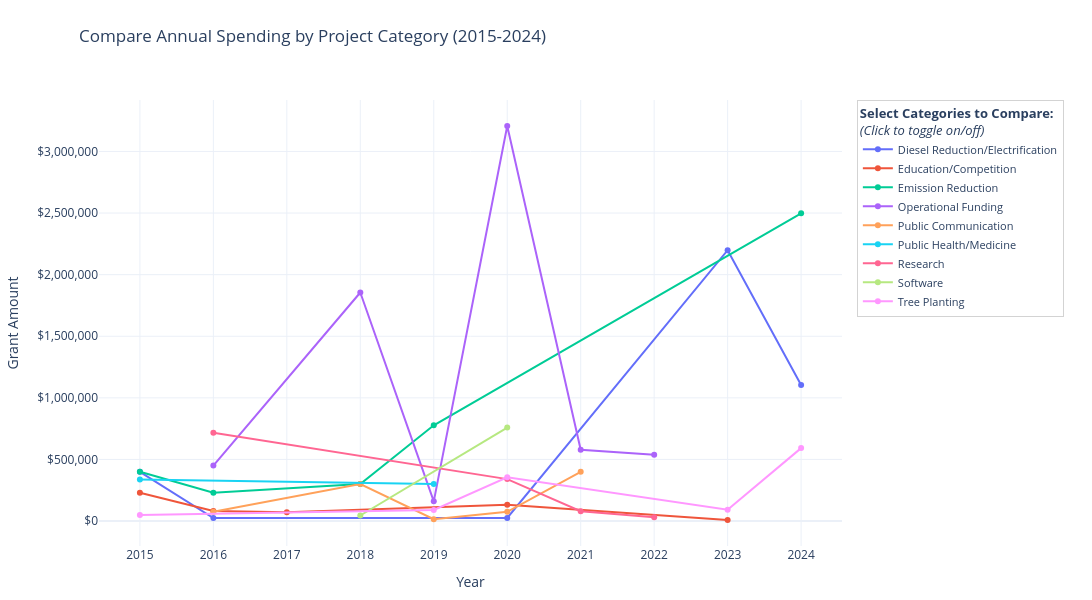

The notebook cell saved with this chart:
### Code cell
# 2. TRANSFORM DATA: Handle both Project Category 1 and 2
df1 = df[['Year', 'Grant Amount', 'Project Category 1']].rename(columns={'Project Category 1': 'Project Category'})
df2 = df[['Year', 'Grant Amount', 'Project Category 2']].rename(columns={'Project Category 2': 'Project Category'})

# Combine and remove rows where the category is empty
df_combined = pd.concat([df1, df2]).dropna(subset=['Project Category'])

# 3. GROUP DATA: Sum spending by Year and Category
df_grouped = df_combined.groupby(['Year', 'Project Category'])['Grant Amount'].sum().reset_index()

# Get the list of unique categories
categories = sorted(df_grouped['Project Category'].unique())

# --- CREATE THE FIGURE ---
fig = go.Figure()

# Add a trace for each category (this makes each one toggleable)
for cat in categories:
    temp_df = df_grouped[df_grouped['Project Category'] == cat]
    fig.add_trace(
        go.Scatter(
            x=temp_df['Year'], 
            y=temp_df['Grant Amount'], 
            name=cat, 
            mode='lines+markers',
            visible=True, # All visible by default
            hovertemplate="<b>" + cat + "</b><br>Amount: $%{y:,.0f}<extra></extra>"
        )
    )

# --- CONFIGURE LAYOUT FOR COMPARISON ---
fig.update_layout(
    width=1100, # Widened slightly to make room for the legend
    height=600,
    autosize=False,
    margin=dict(l=50, r=250, t=100, b=50), # Large right margin for the legend "menu"
    xaxis=dict(title="Year", tickmode='linear'), 
    yaxis=dict(
        title="Grant Amount",
        tickprefix="$",    
        tickformat=",",    
    ),
    title={
            'text': "Comparative Annual Spending by Project Category (2015-2024)",
            'y': 0.95, 
            'x': 0.5, 
            'xanchor': 'right', 
            'yanchor': 'top'
    },
    # Legend settings to make it act like a checkbox menu
    legend=dict(
        title="<b>Select Categories to Compare:</b><br><i>(Click to toggle on/off)</i>",
        orientation="v",
        yanchor="top",
        y=1,
        xanchor="left",
        x=1.02, # Position it to the right of the plot
        itemclick="toggle", # Toggles visibility like a checkbox
        itemdoubleclick="toggleothers", # Double-click to see ONLY that category
        font=dict(size=11),
        bgcolor="rgba(255, 255, 255, 0.8)",
        bordercolor="lightgrey",
        borderwidth=1
    ),
    template="plotly_white",
    hovermode="x unified" # Shows all active categories in one hover window for comparison
)

fig.show()

# Export for Wix (Copy the snippet below if needed)
# html_snippet = fig.to_html(full_html=False, include_plotlyjs='cdn')
# print(html_snippet)

### Figure 1 — Plotly figure (JSON) as saved in the notebook; plotly's stock layout.template omitted (floating-point values rounded to 4 significant figures)
{"data": [{"hovertemplate": "<b>Diesel Reduction/Electrification</b><br>Amount: $%{y:,.0f}<extra></extra>", "mode": "lines+markers", "name": "Diesel Reduction/Electrification", "type": "scatter", "visible": true, "x": [2015, 2016, 2020, 2023, 2024], "y": [400000, 24000, 25000, 2198339, 1105061]}, {"hovertemplate": "<b>Education/Competition</b><br>Amount: $%{y:,.0f}<extra></extra>", "mode": "lines+markers", "name": "Education/Competition", "type": "scatter", "visible": true, "x": [2015, 2016, 2017, 2020, 2023], "y": [229000, 82000, 72500, 131495, 9000]}, {"hovertemplate": "<b>Emission Reduction</b><br>Amount: $%{y:,.0f}<extra></extra>", "mode": "lines+markers", "name": "Emission Reduction", "type": "scatter", "visible": true, "x": [2015, 2016, 2018, 2019, 2024], "y": [400000, 230000, 300000, 777100, 2497450]}, {"hovertemplate": "<b>Operational Funding</b><br>Amount: $%{y:,.0f}<extra></extra>", "mode": "lines+markers", "name": "Operational Funding", "type": "scatter", "visible": true, "x": [2016, 2018, 2019, 2020, 2021, 2022], "y": [450000, 1854962, 159765, 3206101, 578684, 539125]}, {"hovertemplate": "<b>Public Communication</b><br>Amount: $%{y:,.0f}<extra></extra>", "mode": "lines+markers", "name": "Public Communication", "type": "scatter", "visible": true, "x": [2016, 2018, 2019, 2020, 2021], "y": [75900, 300000, 15000, 75000, 400000]}, {"hovertemplate": "<b>Public Health/Medicine</b><br>Amount: $%{y:,.0f}<extra></extra>", "mode": "lines+markers", "name": "Public Health/Medicine", "type": "scatter", "visible": true, "x": [2015, 2019], "y": [337600, 300000]}, {"hovertemplate": "<b>Research</b><br>Amount: $%{y:,.0f}<extra></extra>", "mode": "lines+markers", "name": "Research", "type": "scatter", "visible": true, "x": [2016, 2020, 2021, 2022], "y": [717246, 340554, 79897, 30000]}, {"hovertemplate": "<b>Software</b><br>Amount: $%{y:,.0f}<extra></extra>", "mode": "lines+markers", "name": "Software", "type": "scatter", "visible": true, "x": [2018, 2020], "y": [45000, 758725]}, {"hovertemplate": "<b>Tree Planting</b><br>Amount: $%{y:,.0f}<extra></extra>", "mode": "lines+markers", "name": "Tree Planting", "type": "scatter", "visible": true, "x": [2015, 2019, 2020, 2023, 2024], "y": [50000, 90000, 355555, 92000, 592000]}], "layout": {"autosize": false, "height": 600, "hovermode": "x unified", "legend": {"bgcolor": "rgba(255, 255, 255, 0.8)", "bordercolor": "lightgrey", "borderwidth": 1, "font": {"size": 11}, "itemclick": "toggle", "itemdoubleclick": "toggleothers", "orientation": "v", "title": {"text": "<b>Select Categories to Compare:</b><br><i>(Click to toggle on/off)</i>"}, "x": 1.02, "xanchor": "left", "y": 1, "yanchor": "top"}, "margin": {"b": 50, "l": 50, "r": 250, "t": 100}, "title": {"text": "Compare Annual Spending by Project Category (2015-2024)", "x": 0.5, "xanchor": "right", "y": 0.95, "yanchor": "top"}, "width": 1100, "xaxis": {"tickmode": "linear", "title": {"text": "Year"}}, "yaxis": {"tickformat": ",", "tickprefix": "$", "title": {"text": "Grant Amount"}}}}
